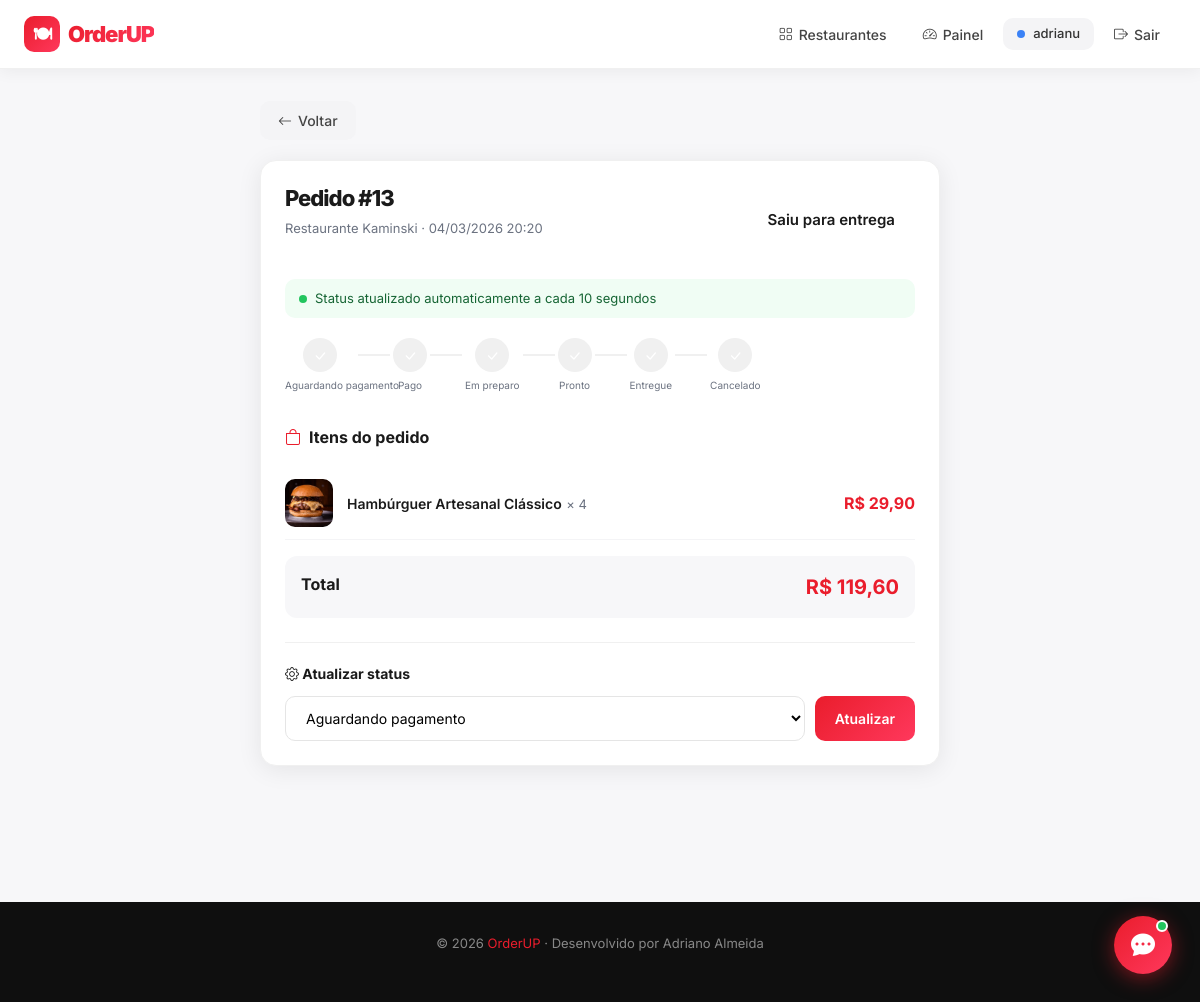
Page /orders/13/ (signed in) on the earlier database version.
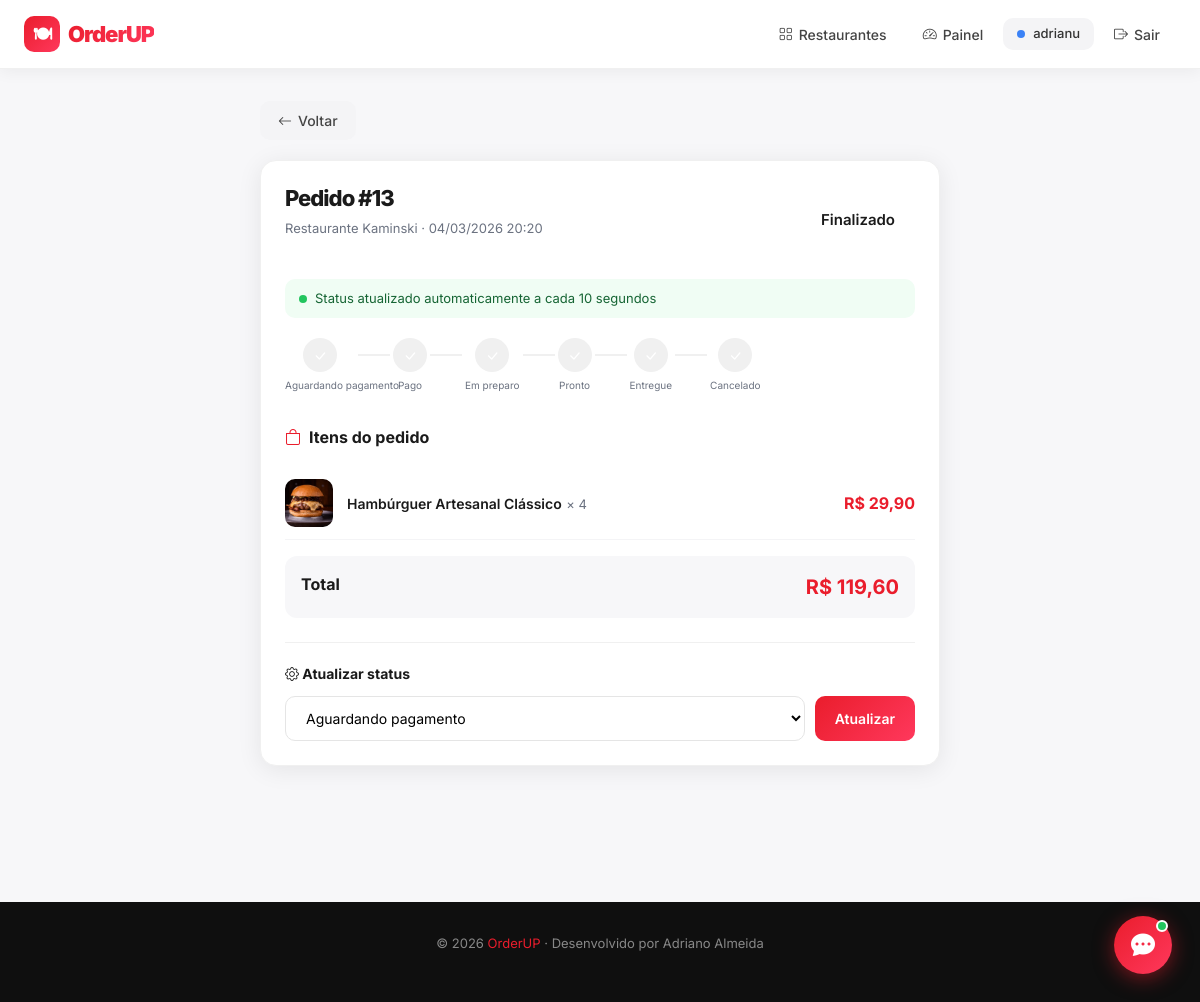
Same page on the later database version.
### myapp/models.py (models this page shows, shortened)
class Order(models.Model):
    ORDER_STATUS = [
        ('PENDING', 'Aguardando pagamento'),
        ('PAID', 'Pago'),
        ('PREPARING', 'Em preparo'),
        ('READY', 'Pronto'),
        ('DELIVERED', 'Entregue'),
        ('CANCELLED', 'Cancelado'),
    ]
    ORDER_TYPE = [
        ('LOCAL', 'Consumo no Local'),
        ('DELIVERY', 'Entrega'),
    ]
    restaurant = models.ForeignKey(
        Restaurant,
        on_delete=models.CASCADE,
        related_name='orders'
    )
    customer = models.ForeignKey(
        User,
        on_delete=models.CASCADE,
        related_name='orders'
    )
    PAYMENT_METHOD = [
        ('pix', 'PIX'),
        ('credito', 'Cartão de Crédito'),
        ('debito', 'Cartão de Débito'),
        ('dinheiro', 'Dinheiro'),
    ]
    order_type = models.CharField(max_length=10, choices=ORDER_TYPE)
    status = models.CharField(
        max_length=20,
        choices=ORDER_STATUS,
        default='PENDING'
    )
    delivery_address = models.CharField(max_length=300, blank=True, null=True)
    delivery_complement = models.CharField(max_length=100, blank=True, null=True)
    delivery_neighborhood = models.CharField(max_length=100, blank=True, null=True)
    delivery_city = models.CharField(max_length=100, blank=True, null=True)
    delivery_cep = models.CharField(max_length=10, blank=True, null=True)
    delivery_phone = models.CharField(max_length=20, blank=True, null=True)
    payment_method = models.CharField(max_length=20, choices=PAYMENT_METHOD, blank=True, null=True)
    payment_id = models.CharField(max_length=200, blank=True, null=True)  # ID do MercadoPago
    paid_at = models.DateTimeField(null=True, blank=True)
    customer_notified = models.BooleanField(default=False)
    last_status_update = models.DateTimeField(auto_now=True)
    created_at = models.DateTimeField(auto_now_add=True)
    @property
    def total(self):
        return sum(
            (item.menu_item.price * item.quantity)
            for item in self.items.all()
        ) or 0

class Restaurant(models.Model):
    name = models.CharField(max_length=200)
    description = models.TextField()
    image = models.ImageField(upload_to='restaurants/', blank=True, null=True)
    owner = models.ForeignKey(User, on_delete=models.CASCADE)
    created_at = models.DateTimeField(auto_now_add=True)
    class Meta:
        ordering = ['-created_at']

class OrderItem(models.Model):
    order = models.ForeignKey(
        Order,
        related_name='items',
        on_delete=models.CASCADE
    )
    menu_item = models.ForeignKey(MenuItem, on_delete=models.CASCADE)
    quantity = models.PositiveIntegerField()

class MenuItem(models.Model):
    restaurant = models.ForeignKey(
        Restaurant,
        on_delete=models.CASCADE,
        related_name='menu_items'
    )
    name = models.CharField(max_length=200)
    description = models.TextField()
    price = models.DecimalField(max_digits=8, decimal_places=2)
    image = models.ImageField(
        upload_to=menu_image_path,
        blank=True,
        null=True
    )
    available = models.BooleanField(default=True)

### myapp/views.py (the view)
@login_required
def order_detail(request, pk):
    order = get_object_or_404(Order, pk=pk)
    if request.method == 'POST' and request.user == order.restaurant.owner:
        order.status = request.POST.get('status')
        order.save()
    return render(request, 'order_detail.html', {'order': order})

### templates/order_detail.html (shortened to what the changed rows need)
{% extends 'base.html' %}
{% block content %}
<div style="max-width:680px;margin:0 auto">
  <div class="dash-card">
    <div style="display:flex;align-items:center;justify-content:space-between;margin-bottom:24px;flex-wrap:wrap;gap:12px">
      <div>
        <h2 style="font-size:22px;font-weight:800;letter-spacing:-1px">Pedido #{{ order.id }}</h2>
        <p style="color:var(--muted);font-size:13px;margin-top:4px">
          {{ order.restaurant.name }} · {{ order.created_at|date:"d/m/Y H:i" }}
        </p>
      </div>
      {% include 'partials/order_status_badge.html' %}
    </div>
    <div style="display:flex;justify-content:space-between;padding:16px;background:#f7f7f9;border-radius:12px;margin-top:16px">
      <strong>Total</strong>
      <strong style="color:var(--red);font-size:20px">R$ {{ order.total|floatformat:2 }}</strong>
    </div>
    {% if user == order.restaurant.owner or user.is_superuser %}
    <div style="margin-top:24px;padding-top:20px;border-top:1px solid #f0f0f0">
      <p style="font-size:14px;font-weight:700;margin-bottom:12px"><i class="bi bi-gear"></i> Atualizar status</p>
      <form method="post" action="{% url 'order_update_status' order.pk %}" style="display:flex;gap:10px;flex-wrap:wrap">
        <select name="status" class="form-control-modern" style="flex:1">
          {% for value, label in order.ORDER_STATUS %}
          <option value="{{ value }}" {% if order.status == value %}selected{% endif %}>{{ label }}</option>
          {% endfor %}
        </select>
        <button type="submit" class="btn-red">Atualizar</button>
      </form>
    </div>
    {% endif %}
  </div>
</div>
{% endblock %}

### templates/partials/order_status_badge.html (shortened to what this page needs)
<div id="status-wrap"
     hx-get="/orders/{{ order.pk }}/status-check/"
     hx-trigger="every 10s"
     hx-swap="outerHTML"
     style="display:inline-block">
  <span class="badge-status badge-{{ order.status|lower }}" style="font-size:15px;padding:10px 20px">
    {{ order.get_status_display }}
  </span>
</div>

Differences in the rows shown:
changed Order "Aguardando pagamento": status "Saiu para entrega" → "Finalizado"
